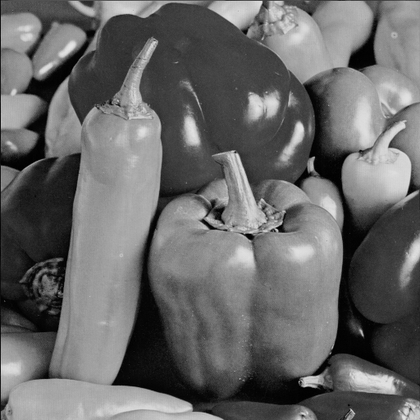
%> input picture TP3/Peppers.bmp, 420 x 420 px, shrunk from 512 x 512 before the run, given in place of lena.bmp, which was not available
$ octave teste3.m   (GNU Octave 9; MATLAB toolbox functions it lacks are replaced by stand-ins)
%> lines starting %> are read from the running program, lines starting %| are printed output that depends on the picture; in (x1, y1, x2, y2) boxes, pixels count from 0 and x2, y2 are one past the last pixel; in counts of white or black regions, pixels touching at a corner belong together; the program's own positions count from 1; pictures that were not available may be replaced by others from this repository, and a replacement may not be noted
%Exercicio 3

close all;
clear all;
clc

%3.1
[img, map] = imread('lena.bmp', 'bmp');
%> img is the input picture: size 420x420 uint8; min 0, max 229, mean 104.2
%> map = 256 rows, first 12: [0 0 0; 0.00392 0.00392 0.00392; 0.00784 0.00784 0.00784; 0.0118 0.0118 0.0118; 0.0157 0.0157 0.0157; 0.0196 0.0196 0.0196; 0.0235 0.0235 0.0235; 0.0275 0.0275 0.0275; 0.0314 0.0314 0.0314; 0.0353 0.0353 0.0353; 0.0392 0.0392 0.0392; 0.0431 0.0431 0.0431]

%3.2
figure(1);
imshow(img, map);
title('lena.bmp representation');

fprintf('Press any key to continue\n');
pause();

%3.3
x_img = fftshift(fft2(img));
[nl, nc] = size(x_img);
%> nl = 420; nc = 420

if mod(nl, 2) == 0
    xx = -nl/2:nl/2-1;
%> xx = 420 values from -210 to 209
else
    xx = fix(-nl/2):fix(nl/2);
end

if mod(nc, 2) == 0
    yy = -nc/2:nc/2-1;
%> yy = 420 values from -210 to 209
else
    yy = fix(-nc/2):fix(nc/2);
end

figure(2);
mesh(xx, yy, 20*log10(abs(x_img)));
axis([xx(1) xx(end) yy(1) yy(end)]);
view([-37.5 30]);
rotate3d;
title('Image Magnitude');
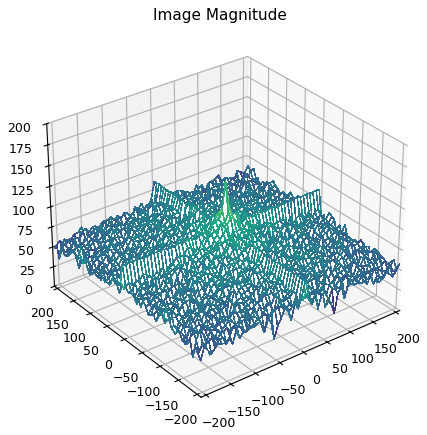
%> figure redrawn from the program's plot data

cx = find(xx==0);
%> cx = 211
cy = find(yy==0);
%> cy = 211


fprintf('Medium Color'); disp(x_img(cx, cy)/(nl*nc));
%| Medium Color104.22
fprintf('Press any button to continue\n');
pause();

%3.4 e 3.5

opcao = menu('Tipo de filtro', 'Passa-Baixo', 'Passa-Alto');
%> the answer given: 1

mask = zeros(size(x_img));
fc = input('Frequencia do corte = ');
%> the answer given: 3

for l = 1:nl
    for c = 1:nc
        if (l-cx)^2 + (c-cy)^2 <= fc^2
            mask(l,c) = 1;
        end
    end
end
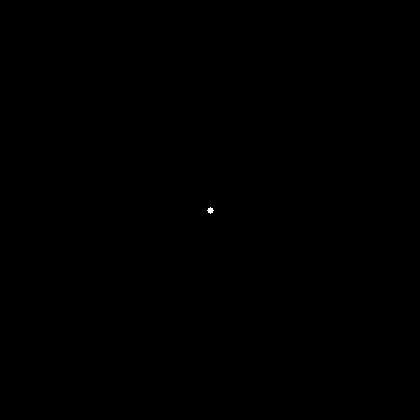
%> mask: size 420x420 double; values 0 (black) and 1 (white), 0.02% white; 1 white region, box (x1, y1, x2, y2) and area: (207, 207, 214, 214) 29


if opcao == 2
    mask = ones(size(mask)) - mask;
end

figure(3);
mesh(xx, yy, mask);
rotate3d;
title('Magnitude da mascara');
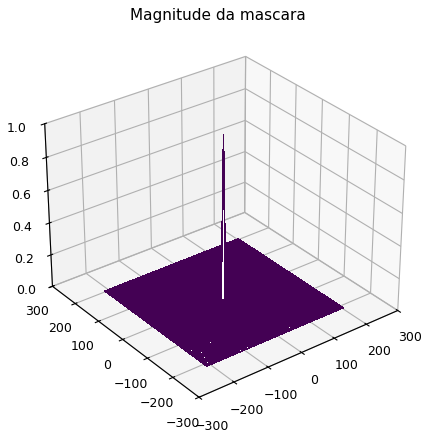
%> figure redrawn from the program's plot data

fprintf('Press any key to continue\n\n');
pause();

%3.6

xfiltro = x_img .* mask;

figure(4);
mesh(xx, yy, 20*log10(abs(xfiltro)));
rotate3d;
title('Magnitude da imagem filtrada');
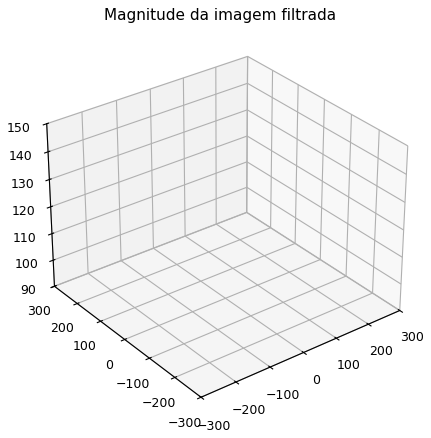
%> figure redrawn from the program's plot data

fprintf('Press any key to continue\n');
pause();

%3.7
imgFiltro = ifft2(ifftshift(xfiltro));
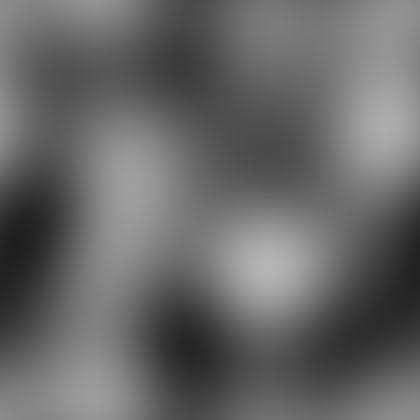
%> imgFiltro: size 420x420 double; min 30.84, max 181.4, mean 104.2

%3.8
figure(5);
imshow(real(imgFiltro), map);
title('Filtered Image');
